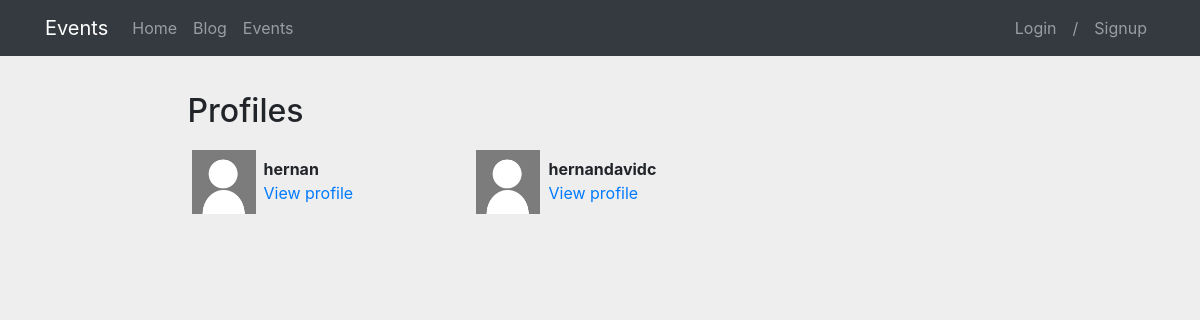
Page /profiles/ on the earlier database version.
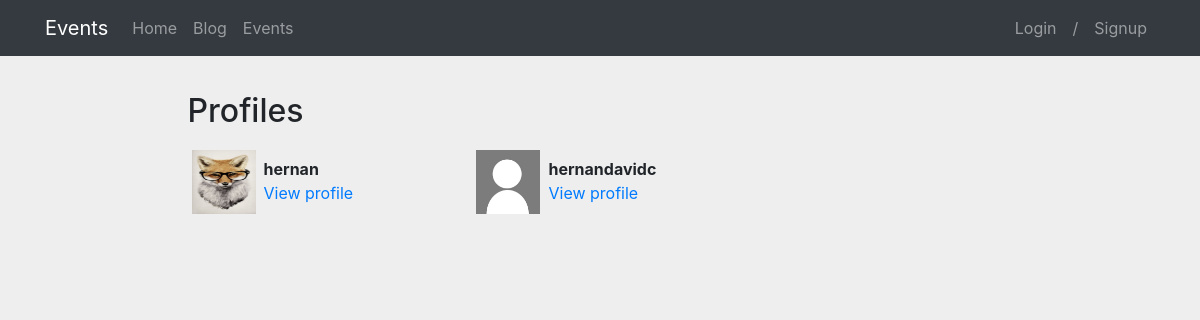
Same page on the later database version.
### registration/models.py (models this page shows)
class Profile(models.Model):
    user = models.OneToOneField(User, on_delete=models.CASCADE)
    name = models.CharField(max_length=200,blank=False, null=False)
    stateId = models.CharField(verbose_name="Id", max_length=20,blank=False, null=False)
    avatar = models.ImageField(upload_to=custom_upload_to, null=True, blank=True)
    bio = models.TextField(null=True, blank=True)
    link = models.URLField(max_length=200, null=True, blank=True)
    notif = models.BooleanField(blank=False, null=False, default=False)
    class Meta:
        ordering = ['user__username']

### profiles/views.py (the view)
# urls.py: path('', ProfileListView.as_view(), name='list'),
class ProfileListView(ListView):
    model = Profile
    template_name = 'profiles/profile_list.html'
    paginate_by = 8

### profiles/templates/profiles/profile_list.html (shortened to what this page needs)
{% extends 'base.html' %}
{% load static %}
{% block content %}
<main role="main">
  <div class="container">
    <div class="row mt-3">
      <div class="col-md-9 mx-auto mb-5">
        <h2>Profiles</h2>
        <div class="row">
          {% for profile in profile_list %}
            <div class="col-md-4 mt-2 mb-3 ">
              <div class="row p-1">
                <div class="col-md-12">
                  {% if profile.avatar %}
                    <img src="{{profile.avatar.url}}" class="img-fluid profile-avatar">
                  {% else %}
                    <img src="{% static 'registration/img/no-avatar.jpg' %}" class="img-fluid profile-avatar">
                  {% endif %}
                  <p class="profile-data">
                    <b>{{profile.user|truncatechars:"16"}}</b><br>
                    <a href="{% url 'profiles:detail' profile.user %}">View profile</a>
                  </p>
                </div>
              </div>
            </div>
          {% endfor %}
        </div>
      </div>
    </div>
  </div>
</main>
{% endblock %}

Differences in the rows shown:
changed Profile "hernan": avatar: picture added
